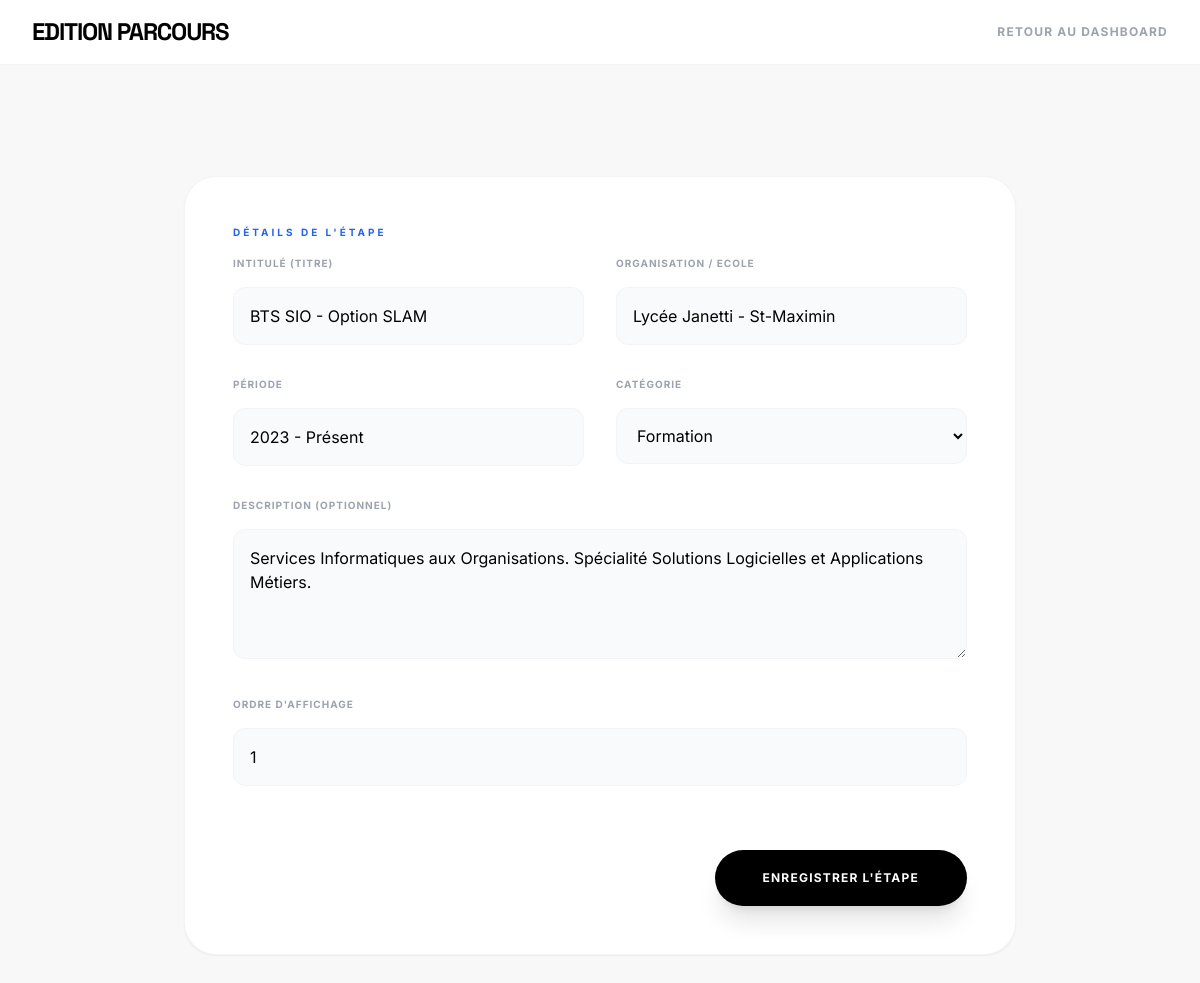
/admin/timeline/edit?id=1 (signed in), run on the app's committed database.
### tables this page shows
CREATE TABLE IF NOT EXISTS timeline (
    id INT AUTO_INCREMENT PRIMARY KEY,
    title VARCHAR(100) NOT NULL,
    organization VARCHAR(100) NOT NULL,
    period VARCHAR(50) NOT NULL,
    description TEXT,
    category ENUM('formation', 'experience', 'certification') NOT NULL,
    display_order INT DEFAULT 0,
    created_at TIMESTAMP DEFAULT CURRENT_TIMESTAMP
);

### controllers/AdminController.php (called while the page is built, shortened)
<?php
class AdminController {
    private $db;
    public function __construct() {
        $database = new Database();
        $this->db = $database->getConnection();
    }
    public function timeline_edit() {
        $id = $_GET['id'] ?? null;
        $model = new TimelineModel($this->db);
        $item = $id ? $model->getById($id) : null;
        require_once 'views/admin/timeline_edit.php';
    }
}

### index.php (called while the page is built, shortened)
<?php
spl_autoload_register(function ($class) {
    $path = str_replace('\\', '/', $class) . '.php';
    if (file_exists($path)) {
        require_once $path;
    } else {
        $loweredPath = strtolower(dirname($path)) . '/' . basename($path);
    }
});
$router = new Router();
$router->add('/', function() {
    $controller = new HomeController();
    $controller->index();
});
$router->add('/login', function() {
    $controller = new AuthController();
    $controller->login();
});
$router->add('/logout', function() {
    $controller = new AuthController();
    $controller->logout();
});
$router->add('/admin', function() {
    $controller = new AdminController();
    $controller->index();
});
$router->add('/admin/bts/add', function() {
    $controller = new AdminController();
    $controller->bts_edit();
});
$router->add('/admin/bts/edit', function() {
    $controller = new AdminController();
    $controller->bts_edit();
});
$router->add('/admin/bts/delete', function() {
    $controller = new AdminController();
    $controller->bts_delete();
});
$router->add('/admin/projects', function() {
    $controller = new AdminController();
    $controller->projects();
});
$router->add('/admin/projects/add', function() {
    $controller = new AdminController();
    $controller->project_edit();
});
$router->add('/admin/projects/edit', function() {
    $controller = new AdminController();
    $controller->project_edit();
});
$router->add('/admin/projects/delete', function() {
    $controller = new AdminController();
    $controller->project_delete();
});
$router->add('/admin/veille', function() {
    $controller = new AdminController();
    $controller->veille();
});
$router->add('/admin/veille/add', function() {
    $controller = new AdminController();
    $controller->veille_edit();
});
$router->add('/admin/veille/edit', function() {
    $controller = new AdminController();
    $controller->veille_edit();
});
$router->add('/admin/veille/delete', function() {
    $controller = new AdminController();
    $controller->veille_delete();
});
$router->add('/admin/veille/rss', function() {
    $controller = new AdminController();
    $controller->veille_rss();
});
$router->add('/admin/veille/sources', function() {
    $controller = new AdminController();
    $controller->veille_sources();
});
$router->add('/admin/veille/sources/delete', function() {
    $controller = new AdminController();
    $controller->veille_source_delete();
});
$router->add('/admin/timeline', function() {
    $controller = new AdminController();
    $controller->timeline();
});
$router->add('/admin/timeline/add', function() {
    $controller = new AdminController();
    $controller->timeline_edit();
});
$router->add('/admin/timeline/edit', function() {
    $controller = new AdminController();
    $controller->timeline_edit();
});
$router->add('/admin/timeline/delete', function() {
    $controller = new AdminController();
    $controller->timeline_delete();
});
$router->add('/admin/cv', function() {
    $controller = new AdminController();
    $controller->cv();
});
$router->run();

### router/Router.php (called while the page is built, shortened)
<?php
class Router {
    private $routes = [];
    public function add($path, $callback) {
        $this->routes[$path] = $callback;
    }
    public function run() {
        $path = parse_url($_SERVER['REQUEST_URI'], PHP_URL_PATH);
        $basePath = '/testportfolio';
        if (strpos($path, $basePath) === 0) {
            $path = substr($path, strlen($basePath));
        }
        if (array_key_exists($path, $this->routes)) {
            return call_user_func($this->routes[$path]);
        }
    }
}

### config/Database.php (called while the page is built, shortened)
<?php
class Database {
    private $host = "localhost";
    private $db_name = "testfolio_db";
    private $username = "root";
    private $password = "";
    public function getConnection() {
        $this->conn = null;
        try {
            $this->conn = new PDO("mysql:host=" . $this->host . ";port=3308;dbname=" . $this->db_name, $this->username, $this->password);
            $this->conn->exec("set names utf8");
            $this->conn->setAttribute(PDO::ATTR_ERRMODE, PDO::ERRMODE_EXCEPTION);
        } catch(PDOException $exception) {
            echo "Erreur de connexion : " . $exception->getMessage();
        }
        return $this->conn;
    }
}

### models/TimelineModel.php (called while the page is built, shortened)
<?php
class TimelineModel {
    private $conn;
    public function __construct($db) {
        $this->conn = $db;
    }
    public function getById($id) {
        $query = "SELECT * FROM timeline WHERE id = :id";
        $stmt = $this->conn->prepare($query);
        $stmt->bindParam(':id', $id);
        $stmt->execute();
        return $stmt->fetch(PDO::FETCH_ASSOC);
    }
}

### views/admin/timeline_edit.php (the view, shortened to what this page needs)
<!DOCTYPE html>
<html lang="fr">
<head>
    <script src="https://cdn.tailwindcss.com"></script>
</head>
<body class="bg-[#f8f8f8]">
    <nav class="bg-white border-b border-gray-100 px-8 py-4 flex justify-between items-center fixed top-0 w-full z-50">
        <h1 class="display-title text-2xl font-bold uppercase tracking-tighter">Edition Parcours</h1>
        <a href="/testportfolio/admin/timeline" class="text-xs font-bold uppercase tracking-widest text-gray-400 hover:text-black">Retour au dashboard</a>
    </nav>
    <main class="pt-32 pb-20 px-8 max-w-4xl mx-auto">
        <form method="POST" class="space-y-12">
            <div class="bg-white border border-gray-100 rounded-[2rem] p-8 md:p-12 shadow-sm space-y-8">
                <div>
                    <span class="text-[10px] font-bold text-blue-600 uppercase tracking-[0.3em] mb-4 block">Détails de l'étape</span>
                    <div class="space-y-8">
                        <div class="grid md:grid-cols-2 gap-8">
                            <div class="space-y-4">
                                <label class="block text-[10px] font-bold uppercase tracking-widest text-gray-400">Intitulé (Titre)</label>
                                <input type="text" name="title" required value="<?php echo htmlspecialchars($item['title'] ?? ''); ?>" placeholder="Ex: Développeur Web" class="w-full p-4 bg-gray-50 border border-gray-100 rounded-xl outline-none focus:border-black transition-colors">
                            </div>
                            <div class="space-y-4">
                                <label class="block text-[10px] font-bold uppercase tracking-widest text-gray-400">Organisation / Ecole</label>
                                <input type="text" name="organization" required value="<?php echo htmlspecialchars($item['organization'] ?? ''); ?>" placeholder="Ex: Lycée Janetti" class="w-full p-4 bg-gray-50 border border-gray-100 rounded-xl outline-none focus:border-black transition-colors">
                            </div>
                        </div>
                        <div class="grid md:grid-cols-2 gap-8">
                            <div class="space-y-4">
                                <label class="block text-[10px] font-bold uppercase tracking-widest text-gray-400">Période</label>
                                <input type="text" name="period" required value="<?php echo htmlspecialchars($item['period'] ?? ''); ?>" placeholder="Ex: 2023 - 2025" class="w-full p-4 bg-gray-50 border border-gray-100 rounded-xl outline-none focus:border-black transition-colors">
                            </div>
                            <div class="space-y-4">
                                <label class="block text-[10px] font-bold uppercase tracking-widest text-gray-400">Catégorie</label>
                                <select name="category" class="w-full p-4 bg-gray-50 border border-gray-100 rounded-xl outline-none focus:border-black transition-colors">
                                    <option value="formation" <?php echo (isset($item['category']) && $item['category'] == 'formation') ? 'selected' : ''; ?>>Formation</option>
                                </select>
                            </div>
                        </div>
                        <div class="space-y-4">
                            <label class="block text-[10px] font-bold uppercase tracking-widest text-gray-400">Description (Optionnel)</label>
                            <textarea name="description" rows="4" class="w-full p-4 bg-gray-50 border border-gray-100 rounded-xl outline-none focus:border-black transition-colors"><?php echo htmlspecialchars($item['description'] ?? ''); ?></textarea>
                        </div>
                        <div class="space-y-4">
                            <label class="block text-[10px] font-bold uppercase tracking-widest text-gray-400">Ordre d'affichage</label>
                            <input type="number" name="display_order" value="<?php echo $item['display_order'] ?? 0; ?>" class="w-full p-4 bg-gray-50 border border-gray-100 rounded-xl outline-none focus:border-black transition-colors">
                        </div>
                    </div>
                </div>
                <div class="pt-8 text-right">
                    <button type="submit" class="bg-black text-white px-12 py-5 rounded-full font-bold uppercase tracking-widest text-xs hover:bg-blue-600 transition-all shadow-xl">
                        Enregistrer l'étape
                    </button>
                </div>
            </div>
        </form>
    </main>
</body>
</html>

### views/admin/timeline_edit.php (style rules this page uses)
body { font-family: 'Inter', sans-serif; }
.display-title { font-family: 'Space Grotesk', sans-serif; }

### data on the page
timeline: title "BTS SIO - Option SLAM", organization "Lycée Janetti - St-Maximin", period "2023 - Présent", category "Formation", description "Services Informatiques aux Organisations. Spécialité Solutions Logicielles et Applications Métiers.", display_order "1"
